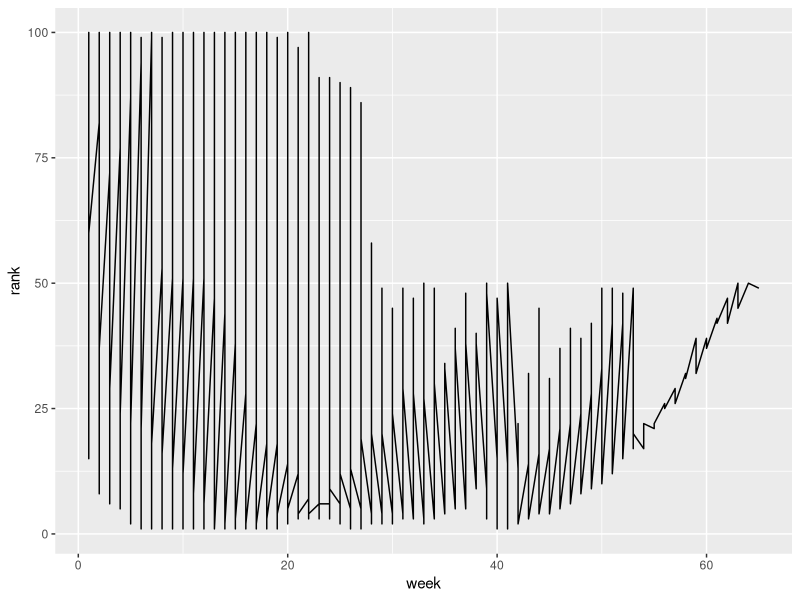

Write the R code that produced this figure.
## ---- chunk 1
library(tidyverse)
tidydata <- tribble(
~country, ~year, ~cases, ~population,
"Afghanistan", 1999, 745, 19987071,
"Afghanistan", 2000, 2666, 20595360,
"Brazil", 1999, 37737, 172006362,
"Brazil", 2000, 80488, 174504898,
"China", 1999, 212258, 1272915272,
"China", 2000, 213766, 1280428583)
tidydata

nontidydata <- tribble(
~country,~year,~rate,
"Afghanistan", 1999, "745/19987071",
"Afghanistan", 2000, "2666/20595360",
"Brazil", 1999, "37737/172006362",
"Brazil", 2000, "80488/174504898",
"China", 1999, "212258/1272915272",
"China", 2000, "213766/1280428583")
nontidydata
## ---- chunk 2
nontidydata

tidieddata <- nontidydata %>%
separate(rate, into = c("cases",
"population"),
sep = "/")
tidieddata

newtidieddata <- tidieddata %>%
pivot_longer(
cols = cases:population,
names_to = "measurement",
values_to = "value"
)
newtidieddata
## ---- chunk 3
#1
df <- tribble(
~id, ~bp1, ~bp2,
"A", 100, 120,
"B", 140, 115,
"C", 120, 125
)
df

#2
df %>%
pivot_longer(
cols = bp1:bp2,
names_to = "measurement",
values_to = "value"
)
## ---- chunk 4
newtidieddata %>%
pivot_wider(names_from="measurement",
values_from="value")
## ---- chunk 5
#1
df <- tribble(
~id, ~measurement, ~value,
"A", "bp1", 100,
"B", "bp1", 140,
"B", "bp2", 115,
"A", "bp2", 120,
"A", "bp3", 105
)
df

#2
df %>%
pivot_wider(
names_from = measurement,
values_from = value
)
## ---- chunk 6
library(tidyverse)
billboard
billboard %>%
  pivot_longer(cols = starts_with("wk"), 
               names_to = "week", 
               values_to = "rank", 
               values_drop_na = TRUE) %>%
  mutate(week = parse_number(week)) %>%
  ggplot(aes(x = week, y = rank, group = 1)) +
  geom_line()
## ---- chunk 7
library(tidyverse)
cms_patient_experience
result <- cms_patient_experience %>%
  pivot_wider(
    id_cols = starts_with("org"),
    names_from = measure_cd,
    values_from = prf_rate
  )

result
